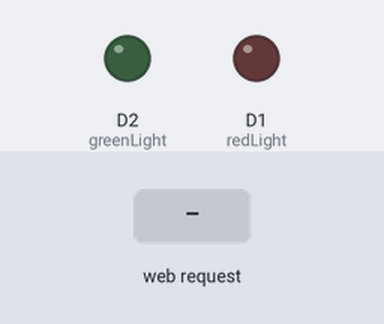
Simulated run of this sketch. Board: ESP8266 (NodeMCU). On the bench: output pins drawn as LEDs (lit = HIGH). The inputs (shaded band) are chosen by the test bench. WiFi joins after 1.5 s; servers stay silent unless stated; what the sketch prints to the serial monitor is not drawn.

Above: at 2.7 s.
2.8 s: HTTP request GET /failure received
At 4.0 s:
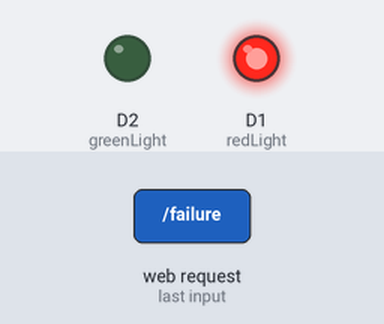
4.3 s: HTTP request GET /success received
At 5.1 s:
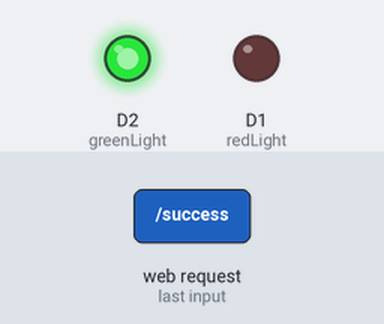
Timing chart, 0 to 7.3 s (numbered marks = the images above; inputs shaded):
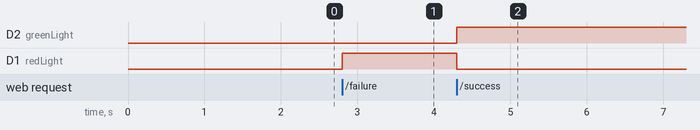

The sketch:

arduino.ino
```cpp
#include <ESP8266WiFi.h>
#include <WiFiClient.h>
#include <ESP8266WebServer.h>
#include <ESP8266mDNS.h>

#define redLight D1
#define greenLight D2
const char* ssid = "xxx";
const char* password = "xxx";
ESP8266WebServer server(80);

void root() {
  server.send(200, "text/plain", "I am smart traffic light");
}

void success() {
  server.send(200, "text/plain", "Ligar");
  digitalWrite(redLight, LOW);
  digitalWrite(greenLight, HIGH);
}

void failure() {
  server.send(200, "text/plain", "Desligar");
  digitalWrite(redLight, HIGH);
  digitalWrite(greenLight, LOW);
}

void localIp() {
  server.send(200, "text/plain", WiFi.localIP());
}

void notFound(){
  String msg = "File not found\n\n";
  msg += "URI: ";
  msg += server.uri();
  msg += "\nMethod: ";
  msg += (server.method() == HTTP_GET)?"GET":"POST";
  msg += "\nArguments: ";
  msg += server.args();
  msg += "\n";
  for (uint8_t i=0; i<server.args(); i++){
    msg += " " + server.argName(i) + ": " + server.arg(i) + "\n";
  }
  server.send(404, "text/plain", msg);
}

void setup(){
  pinMode(redLight, OUTPUT);
  pinMode(greenLight, OUTPUT);
  digitalWrite(redLight, LOW);
  digitalWrite(greenLight, LOW);

  Serial.begin(115200);
  WiFi.begin(ssid, password);
  Serial.println(".");

  while (WiFi.status() != WL_CONNECTED) {
    delay(500);
    Serial.print(".");
  }
  Serial.println("");
  Serial.print("Connected to ");
  Serial.println(ssid);
  Serial.print("IP address: ");
  Serial.println(WiFi.localIP());

  if (MDNS.begin("esp8266")) {
    Serial.println("MDNS responder started");
  }

  server.on("/", root);
  server.on("/failure", failure);
  server.on("/success", success);
  server.on("/localip", localIp);
  server.onNotFound(notFound);

  server.begin();
  Serial.println("HTTP server started");
}

void loop(){
  server.handleClient();
}
```

Measured:
- after the input at 2.8 s, D1 (redLight): LOW → HIGH at once
- after the input at 4.3 s, D2 (greenLight): LOW → HIGH at once; D1 (redLight): HIGH → LOW at once
